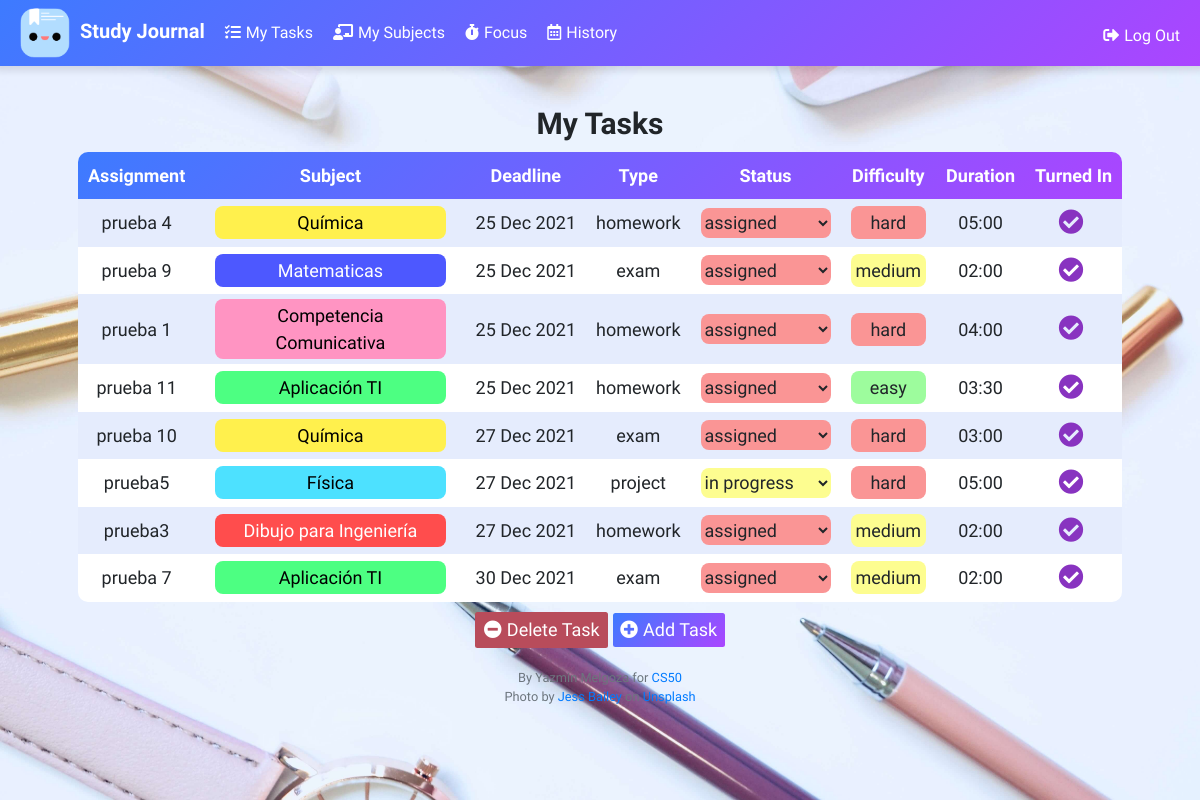
Page / (signed in) on the earlier database version.
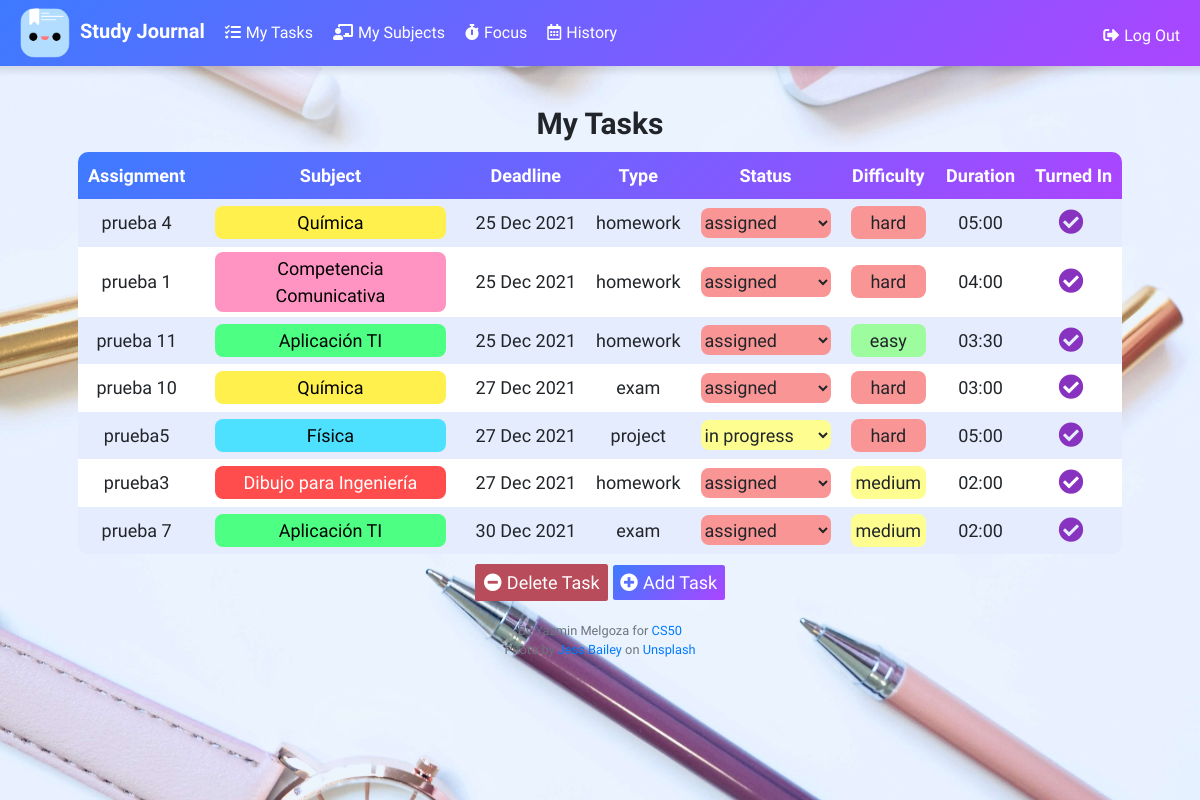
Same page on the later database version.
### tables this page shows
CREATE TABLE tasks (
		id INTEGER,
		user_id INTEGER,
		assignment TEXT,
		subject_id INTEGER,
		deadline TEXT,
		duration TEXT,
		status TEXT DEFAULT 'assigned',
		difficulty TEXT, type TEXT, completed_date TEXT DEFAULT NULL,
		PRIMARY KEY(id),
		FOREIGN KEY(user_id) REFERENCES users(id),
		FOREIGN KEY(subject_id) REFERENCES subjects(id)
	);

CREATE TABLE subjects (
		id INTEGER,
		user_id INTEGER,
		subject TEXT,
		difficulty TEXT,
		color TEXT,
		PRIMARY KEY(id),
		FOREIGN KEY(user_id) REFERENCES users(id)
	);

### app.py (the view)
@app.route("/", methods=["GET", "POST"])
@login_required
def index():
    tasks = db.execute("SELECT tasks.id, tasks.user_id, assignment, subjects.subject, deadline, duration, status, tasks.difficulty, subjects.difficulty subject_difficulty, type FROM tasks JOIN subjects ON tasks.subject_id = subjects.id WHERE tasks.user_id = ? AND completed_date IS NULL ORDER BY CASE WHEN status = 'completed' THEN 1 END, deadline, CASE WHEN subject_difficulty = 'hard' THEN 1 WHEN subject_difficulty = 'medium' THEN 2 WHEN subject_difficulty = 'easy' THEN 3 END, CASE WHEN tasks.difficulty = 'hard' THEN 1 WHEN tasks.difficulty = 'medium' THEN 2 WHEN tasks.difficulty = 'easy' THEN 3 END, CASE WHEN status = 'assigned' THEN 1 WHEN status = 'in progress' THEN 2 WHEN status = 'completed' THEN 3 END, duration DESC", session["user_id"])
    subjects = db.execute("SELECT * FROM subjects WHERE user_id = ?", session["user_id"])
    for task in tasks:
        select_status = ["assigned", "in progress", "completed"]
        current_status = task["status"]
        select_status.remove(current_status.lower())
        select_status.insert(0, current_status)
        task["status"] = select_status
        deadline = datetime.strptime(task['deadline'], '%Y-%m-%d')
        task["deadline"] = deadline.strftime('%d %b %Y')
    rows_subjects = db.execute("SELECT subject, color FROM subjects WHERE user_id = ?", session["user_id"])
    colors = {}
    for row in rows_subjects:
        colors[row["subject"]] = row["color"]
    return render_template("index.html", tasks=tasks, subjects=subjects, colors=colors)

### app.py (called while the page is built)
@app.after_request
def after_request(response):
    response.headers["Cache-Control"] = "no-cache, no-store, must-revalidate"
    response.headers["Expires"] = 0
    response.headers["Pragma"] = "no-cache"
    response.headers["Access-Control-Allow-Origin"] = "*"
    return response

### helpers.py (called while the page is built)
def login_required(f):
    @wraps(f)
    def decorated_function(*args, **kwargs):
        if session.get("user_id") is None:
            return redirect("/login")
        return f(*args, **kwargs)
    return decorated_function

### templates/index.html (shortened to what this page needs)
{% extends "layout.html" %}
{% block main %}
    <h2>My Tasks</h2>
    <div class="table-container">
        <table>
            <thead>
                <tr>
                    <th>Assignment</th>
                    <th>Subject</th>
                    <th >Deadline</th>
                    <th>Type</th>
                    <th>Status</th>
                    <th>Difficulty</th>
                    <th>Duration</th>
                    <th>Turned In</th>
                </tr>
            </thead>
            <tbody>
                {% for row in tasks%}
                    <tr>
                        <td>{{ row.assignment }}</td>
                        <td class='subject_td'> <div style="background-color: {{ colors[row.subject] }}" class="contain-data"> {{ row.subject }} </div></td>
                        <td class="deadline_td">{{ row.deadline }}</td>
                        <td>{{ row.type }}</td>
                        <td class="status">
                            <form action="/update_status" method="post">
                                <select onchange="this.form.submit()" name="input_status" class="form-control {{row.status[0]}}">
                                    <option disabled selected value="{{ row.status[0]}}">{{ row.status[0] }}</option>
                                </select>
                            </form>
                        </td>
                        <td><div class="contain-data {{row.difficulty}}"> {{ row.difficulty }} </div></td>
                        <td>{{ row.duration}}</td>
                        <td> <form action="/complete_task" method="post"><input type="text" hidden name="task_id" value="{{row.id}}"><button type="submit" style="background: transparent; border: none;"><i class="fas fa-check-circle"></i></button></form></td>
                    </tr>
                {% endfor %}
            </tbody>
        </table>
    </div>
        <button class="btn btn-red" id="btn-delete-task"><i class="fas fa-minus-circle"></i>Delete Task</button>
        <button class="btn btn-purple" id="btn-add-task"><i class="fas fa-plus-circle"></i>Add Task</button>
{% endblock %}

### templates/layout.html (shortened to what this page needs)
<!DOCTYPE html>
<html lang="en">
    <head>
        <link rel="stylesheet" href="https://cdn.jsdelivr.net/npm/bootstrap@4.5.3/dist/css/bootstrap.min.css">
        <link rel="stylesheet" href="//use.fontawesome.com/releases/v5.15.4/css/all.css">
        <link href="/static/styles.css" rel="stylesheet">
    </head>
    <body>
        <header>
            <nav class="navbar navbar-expand-lg fixed-top">
                <a class="navbar-brand" href="/"><img class="logo" src="./static/applogo.png" alt="logo">Study Journal</a>
                <div class="collapse navbar-collapse" id="navbarText">
                  {% if session.user_id %}
                    <ul class="navbar-nav mr-auto">
                      <li class="nav-item active"><a class="nav-link" href="/"><i class="fas fa-tasks"></i>My Tasks</a></li>
                      <li class="nav-item"><a class="nav-link" href="/subjects"><i class="fas fa-chalkboard-teacher"></i>My Subjects</a></li>
                      <li class="nav-item"><a class="nav-link" href="/focus"><i class="fas fa-stopwatch"></i>Focus</a></li>
                      <li class="nav-item"><a class="nav-link" href="/history"><i class="far fa-calendar-alt"></i>History</a></li>
                    </ul>
                    <ul class="navbar-nav ml-auto mt-2">
                        <li class="nav-item"><a class="nav-link" href="/logout"><i class="fas fa-sign-out-alt"></i>Log Out</a></li>
                    </ul>
                  {% else %}
                    <ul class="navbar-nav ml-auto mt-2">
                        <li class="nav-item"><a class="nav-link" href="/register"><i class="fas fa-user-plus"></i>Register</a></li>
                        <li class="nav-item"><a class="nav-link" href="/login"><i class="fas fa-sign-in-alt"></i>Log In</a></li>
                    </ul>
                  {% endif %}
                  </div>
            </nav>
        </header>
        <div class="jumbotron text-center">
          <div class="intro">
            <main>
              {% block main %}{% endblock %}
            </main>
            <footer class="small text-center text-muted">
                By Yazmin Melgoza for <a href="https://cs50.harvard.edu/" target="_blank">CS50</a>
                <div>
                  Photo by <a href="https://unsplash.com/@jessbaileydesigns?utm_source=unsplash&utm_medium=referral&utm_content=creditCopyText" target="_blank">Jess Bailey</a> on <a href="https://unsplash.com/s/photos/desktop-workspace?utm_source=unsplash&utm_medium=referral&utm_content=creditCopyText" target="_blank">Unsplash</a>
                </div>
            </footer>
          </div>
        </div>
    </body>
</html>

### static/styles.css (style rules this page uses)
* { margin: 0; padding: 0; font-family: "Montserrat"; box-sizing: border-box; }
html { font-size: 62.5%; overflow-x: hidden; }
body { font-size: 1.6rem; }
nav .navbar-brand { font-size: 2rem; font-weight: bold; color: #fff; }
nav a { color: #fff; }
h2 { font-size: 3rem; font-weight: bold; }
nav { background: linear-gradient(135deg, hsla(221, 100%, 62%, 1),#ab45ff); backdrop-filter: blur(10px); box-shadow: 0px 0px 7px 5px rgba(0, 0, 0, 0.1) }
.jumbotron { background-image: url(jess-bailey-vKODbrxSEd0-unsplash.jpg); min-height: 100vh; height:100%; width: 100vw; background-size: cover; background-position: center; background-attachment: fixed; border-radius: 0px!important; margin: 0; }
.intro { margin-top: 6.5rem; width: 100%; height: 100%; }
.table-container { width: 90%; max-width: 120rem; margin: 1rem auto; max-height: 80vh; overflow-x: scroll; overflow-y: scroll; }
.form-control { display: inline-block; font-size: 2rem; width: 100%; max-width: 25rem; }
.btn-red { background:#b84c5b; font-size: 1.8rem; color: #fff; }
.btn-purple { background: linear-gradient(135deg, hsla(221, 100%, 62%, 1),#ab45ff); color: #fff; font-size: 1.8rem; border: none; }
main { padding-top: 0.1rem; font-size: 1.8rem; text-align: center; }
.logo { height:5rem; margin: 0 1rem; }
footer { margin: 2rem auto; }
select.form-control.completed:focus, .green, .easy, .completed, option[value="completed"] { background-color: rgb(157, 252, 157); }
select.form-control.progress:focus, .yellow, .medium, .progress, option[value="in progress"] { background-color: rgb(253, 253, 144); }
select.form-control.assigned:focus, .red, .assigned, .hard, option[value="assigned"] { background-color: rgb(250, 149, 149); }
nav div ul li { margin: 0 0.5rem; }
td { border-radius: 1rem; }
.deadline_td { white-space: nowrap; }
thead { background: linear-gradient(135deg, #3d7bff, #ab45ff); color: #FFF; white-space: nowrap; }
td { border-radius: 0; padding: 0.5rem 1rem; }
.subject_td { padding: 0.5rem 2rem; }
table { width: 100%; border-radius: 1rem; border-collapse: collapse; overflow: hidden; }
th { padding: 1rem; }
.contain-data { border-radius: 0.8rem; padding: 0.3rem 0.5rem; }
table .form-control { color: #212529; padding: 0; height: 3rem; font-size: 1.8rem; border-radius: 0.8rem; box-sizing: content-box; width: 13rem; border: none; }
tbody tr:nth-child(even) { background-color: white; }
tbody tr:nth-child(odd) { background-color: #e5ecfd; }
i { margin-right: 0.5rem; }
tbody tr td:last-child button { width: 100%; color: #8833c0; font-size: 2.5rem; }

Differences in the rows shown:
no longer on this page (row edited): tasks: assignment "prueba 9", subject "Matematicas", deadline "25 Dec 2021", type "exam", input_status "assigned", difficulty "medium", duration "02:00"
